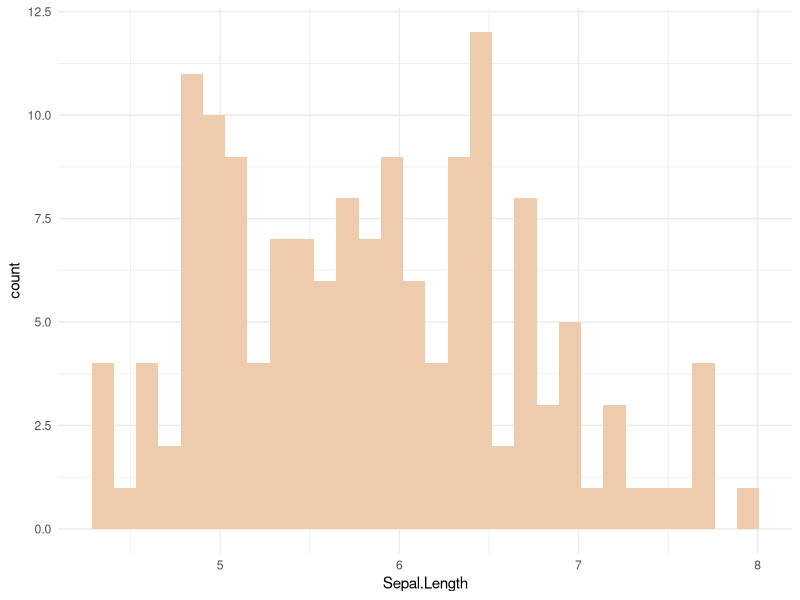

Generate this figure with R:
## ---- chunk 1
knitr::opts_chunk$set(echo = TRUE)
library(tidyverse)
## ---- chunk 2
col <- colors()
colors()
## ---- chunk 3
ggplot(iris, aes(x=Sepal.Length)) +
  geom_histogram(fill=col[532]) +
  theme_minimal()
